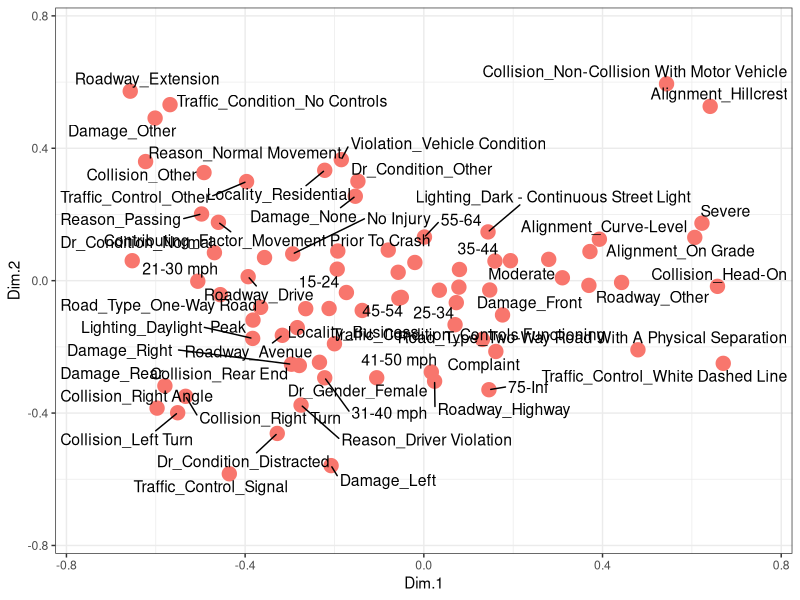

The R source for this figure:
### Multiple Correspondence Analysis
### REF PAPER: Das, S., and Sun, X. Factor Association with Multiple Correspondence Analysis in 
###            Vehicle–Pedestrian Crashes. TRR. http://dx.doi.org/10.3141/2519-11
setwd("/Users/subasishdas1/Desktop/TAMU_ITE_WKSHP1_Feb17/Data")
am <- read.csv("WWC_2008_13_Fin1.csv")
dim(am)

library(FactoMineR)
library(ggplot2)
library(ggrepel)

cats = apply(am, 2, function(x) nlevels(as.factor(x)))
cats

mca1 = MCA(am, graph = FALSE)
mca1_vars_df = data.frame(mca1$var$coord, Variable = rep(names(cats), cats))
library(RColorBrewer)

ggplot(data=mca1_vars_df)+
  geom_point(aes(x = Dim.1, y = Dim.2, color='red', size=3)) +
  geom_text_repel(aes(Dim.1, y = Dim.2, label = rownames(mca1_vars_df)), size=4, force=4)+
  scale_y_continuous(limits = c(-0.75, 0.75))+
  scale_x_continuous(limits = c(-0.75, 0.75))+theme_bw()+theme(legend.position="none")
